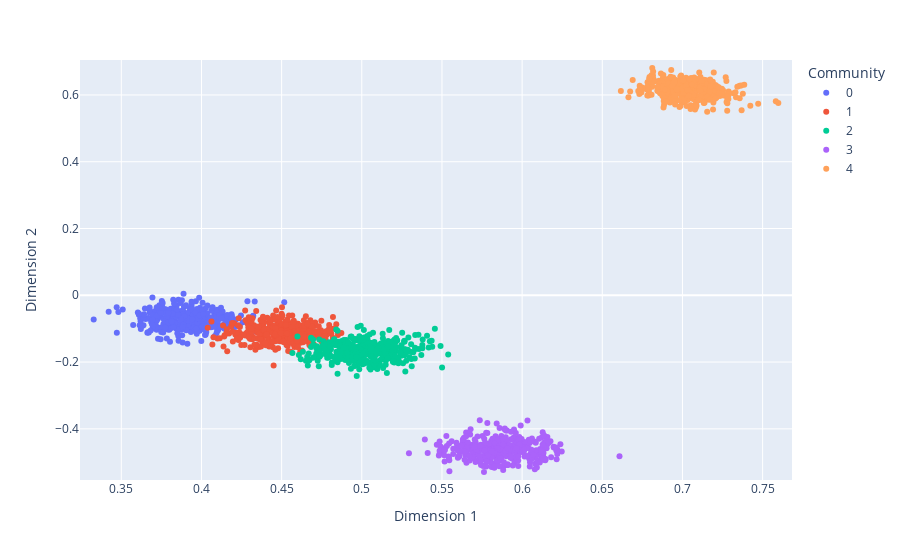

The notebook cell saved with this chart:
### Code cell
# plt.plot(yhat[0, :, 0], yhat[0, :, 1], 'o', c=tau/K)
yhat_plot = UASE(As, d=d, flat=True)
plot_embedding(yhat_plot, n, T, tau)

### Figure 1 — Plotly figure (JSON) as saved in the notebook; plotly's stock layout.template omitted (floating-point values rounded to 4 significant figures; data arrays with more than 128 entries replaced by an {"elided": "..."} marker saying what was removed)
{"data": [{"hovertemplate": "Community=0<br>Time=0<br>Dimension 1=%{x}<br>Dimension 2=%{y}<extra></extra>", "legendgroup": "0", "marker": {"color": "#636efa", "symbol": "circle"}, "mode": "markers", "name": "0", "orientation": "v", "showlegend": true, "type": "scatter", "x": {"elided": "400 float values"}, "xaxis": "x", "y": {"elided": "400 float values"}, "yaxis": "y"}, {"hovertemplate": "Community=1<br>Time=0<br>Dimension 1=%{x}<br>Dimension 2=%{y}<extra></extra>", "legendgroup": "1", "marker": {"color": "#EF553B", "symbol": "circle"}, "mode": "markers", "name": "1", "orientation": "v", "showlegend": true, "type": "scatter", "x": {"elided": "400 float values"}, "xaxis": "x", "y": {"elided": "400 float values"}, "yaxis": "y"}, {"hovertemplate": "Community=2<br>Time=0<br>Dimension 1=%{x}<br>Dimension 2=%{y}<extra></extra>", "legendgroup": "2", "marker": {"color": "#00cc96", "symbol": "circle"}, "mode": "markers", "name": "2", "orientation": "v", "showlegend": true, "type": "scatter", "x": {"elided": "400 float values"}, "xaxis": "x", "y": {"elided": "400 float values"}, "yaxis": "y"}, {"hovertemplate": "Community=3<br>Time=0<br>Dimension 1=%{x}<br>Dimension 2=%{y}<extra></extra>", "legendgroup": "3", "marker": {"color": "#ab63fa", "symbol": "circle"}, "mode": "markers", "name": "3", "orientation": "v", "showlegend": true, "type": "scatter", "x": {"elided": "400 float values"}, "xaxis": "x", "y": {"elided": "400 float values"}, "yaxis": "y"}, {"hovertemplate": "Community=4<br>Time=0<br>Dimension 1=%{x}<br>Dimension 2=%{y}<extra></extra>", "legendgroup": "4", "marker": {"color": "#FFA15A", "symbol": "circle"}, "mode": "markers", "name": "4", "orientation": "v", "showlegend": true, "type": "scatter", "x": {"elided": "400 float values"}, "xaxis": "x", "y": {"elided": "400 float values"}, "yaxis": "y"}], "layout": {"legend": {"title": {"text": "Community"}, "tracegroupgap": 0}, "margin": {"t": 60}, "xaxis": {"anchor": "y", "domain": [0, 1], "range": [0.3242, 0.7683], "title": {"text": "Dimension 1"}}, "yaxis": {"anchor": "x", "domain": [0, 1], "range": [-0.5532, 0.7047], "title": {"text": "Dimension 2"}}}}
